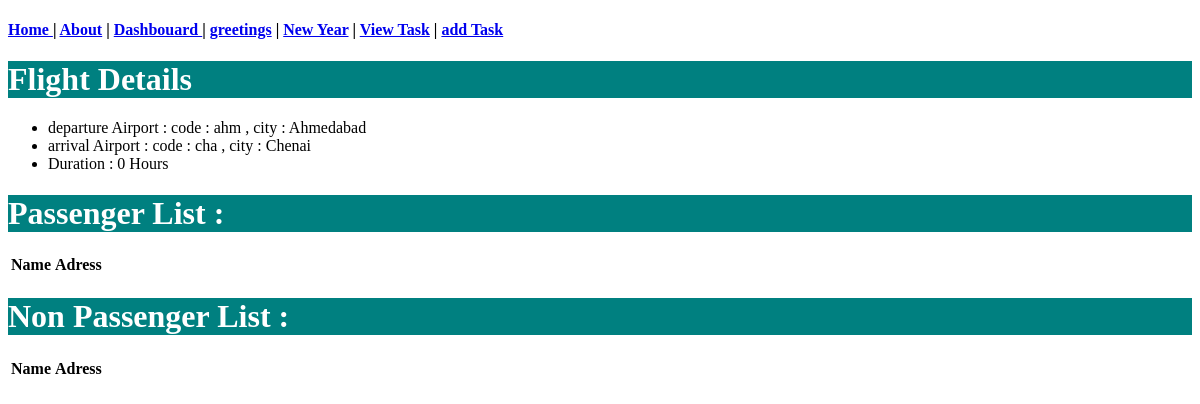
/airline/flights/1, run on an earlier commit of the app's database.
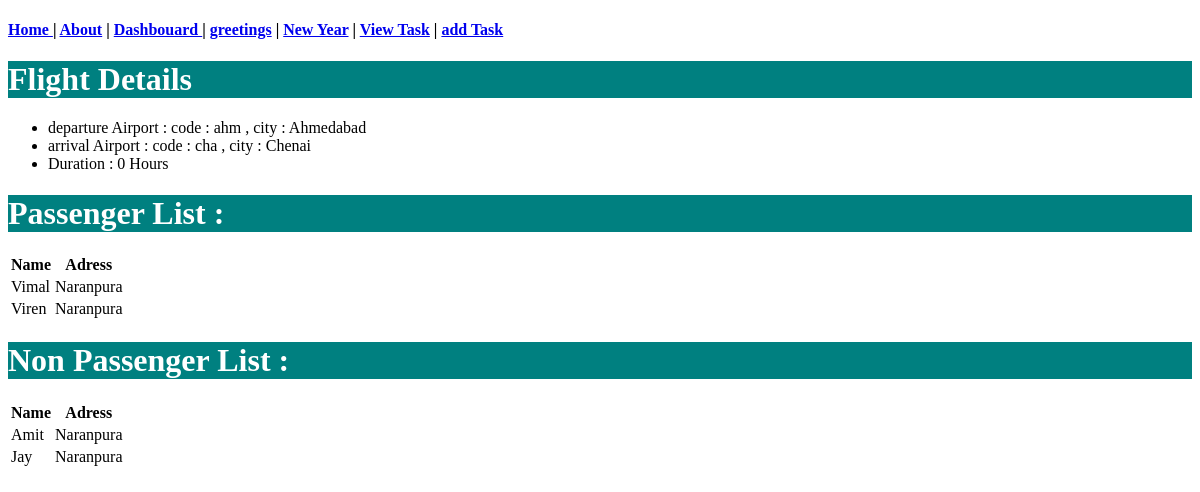
And on a later commit of the database.
### airline/models.py (models this page shows, shortened)
class flight(models.Model):
    departure = models.ForeignKey(airport, on_delete=models.CASCADE, related_name='flight_departure')
    arrival = models.ForeignKey(airport, on_delete=models.CASCADE, related_name='flight_arrival')
    duration = models.IntegerField(default=0)

class airport(models.Model):
    city = models.CharField(max_length=100)
    code = models.CharField(max_length=100)

class passenger(models.Model):
    name= models.CharField(max_length=50)
    address=models.CharField(max_length=200)
    flights=models.ManyToManyField(flight, related_name='passengers')

### airline/views.py (the view)
# urls.py: path("flights/<int:flight_id>",flight_details,name="flight-details"),
def flight_details(request,flight_id):
     flightdetail=flight.objects.get(pk=flight_id)
     return render(request,"airline/flightdetail.html",
                   {
                       "flight":flightdetail,
                       "passengers":flightdetail.passengers.all(),
                        "npassenger":passenger.objects.exclude(flights=flightdetail)
                    })

### templates/airline/flightdetail.html (shortened to what this page needs)
{% extends "student/base_layout.html" %}
{% block body %}
    <h1> Flight Details </h1>
    <ul>
      <li>
          departure Airport : code : {{ flight.departure.code }} , city : {{ flight.departure.city }}
      </li>
       <li>
           arrival Airport : code : {{ flight.arrival.code }} , city : {{ flight.arrival.city }}
       </li>
       <li>
           Duration : {{ flight.duration }} Hours
       </li>
    </ul>
 <h1>
   Passenger List :
 </h1>
   <table>
      <tr>
        <th> Name </th>
        <th> Adress </th>
      </tr>
      {% for passenger in passengers %}
          <tr>
             <td> {{ passenger.name }}</td>
             <td> {{ passenger.address }}</td>
          </tr>
      {% endfor %}
   </table>
    <h1>
    Non Passenger List :
 </h1>
 <table>
      <tr>
        <th> Name </th>
        <th> Adress </th>
      </tr>
      {% for passenger in npassenger %}
          <tr>
             <td> {{ passenger.name }}</td>
             <td> {{ passenger.address }}</td>
          </tr>
      {% endfor %}
   </table>
{% endblock %}

### templates/student/base_layout.html (shortened to what this page needs)
<!DOCTYPE html>
<html lang="en">
<head>
</head>
<body>
<h4>
      <a href="{% url 'student-home' %}"> Home </a>  |
      <a href="{% url 'student-about' %}"> About</a> |
      <a href="{% url 'student-dashboard' %}"> Dashbouard </a> |
      <a href="{% url 'student-greetings' 'amit' %}"> greetings</a> |
      <a href="{% url 'student-newyear' %}"> New Year</a> |
      <a href="{% url 'task-home' %}"> View Task</a> |
       <a href="{% url 'task-add' %}"> add Task</a>
  </h4>
  {% block body %}
      {% endblock %}
</body>
</html>

### templates/student/base_layout.html (style rules this page uses)
h1 { background-color: teal; color:white; }

What changed in the data, as far as the page shows it:
added passenger: name "Vimal", address "Naranpura", shown under "Passenger List :"
added passenger: name "Viren", address "Naranpura", shown under "Passenger List :"
added passenger: name "Amit", address "Naranpura", shown under "Non Passenger List :"
added passenger: name "Jay", address "Naranpura", shown under "Non Passenger List :"
